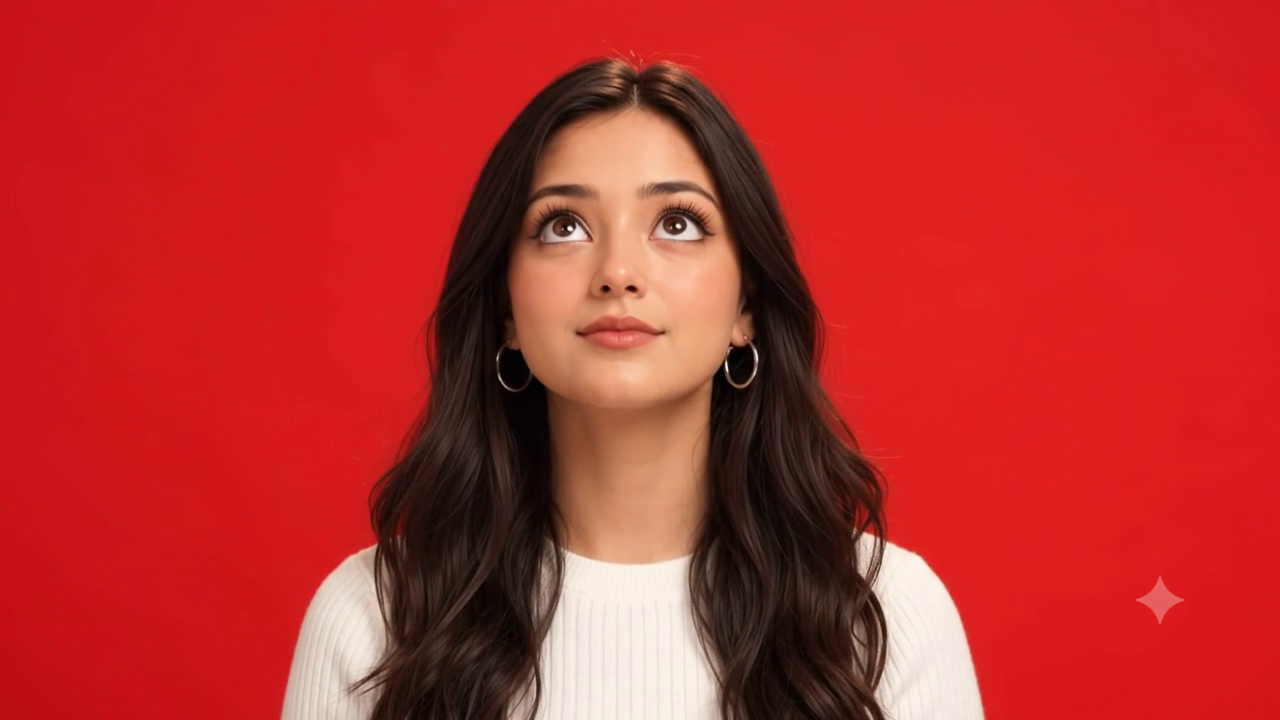
#> input picture frame 24 of public/character.mp4, 1280 x 720 px
$ python inspect_video.py
#> lines starting #> are read from the running program, lines starting #| are printed output that depends on the picture
import cv2
import os
import numpy as np
from PIL import Image

video_path = "public/character.mp4"
cap = cv2.VideoCapture(video_path)

if not cap.isOpened():
    print("Error opening video")
    exit(1)

fps = cap.get(cv2.CAP_PROP_FPS)
total_frames = int(cap.get(cv2.CAP_PROP_FRAME_COUNT))
width = int(cap.get(cv2.CAP_PROP_FRAME_WIDTH))
height = int(cap.get(cv2.CAP_PROP_FRAME_HEIGHT))
duration = total_frames / fps if fps > 0 else 0

print(f"Video specs: {width}x{height}, FPS: {fps}, Total Frames: {total_frames}, Duration: {duration:.2f}s")

# Check background color on frame 0 at top-left corner
ret, frame = cap.read()
#> frame is the input picture: shape (720, 1280, 3); mean B, G, R 43.6, 46.6, 186.4
if ret:
    # Corner sample (top 20x20 pixels)
    top_left = frame[0:20, 0:20]
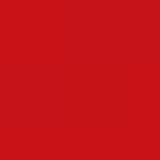
#> top_left: shape (20, 20, 3) (shown 8 times larger); mean B, G, R 23.8, 18.6, 198.9
    # BGR to RGB
    avg_bgr = np.mean(top_left, axis=(0, 1))
#> avg_bgr = [23.8, 18.56, 198.9]
    avg_rgb = [int(avg_bgr[2]), int(avg_bgr[1]), int(avg_bgr[0])]
#> avg_rgb = [198, 18, 23]
    hex_color = f"#{avg_rgb[0]:02x}{avg_rgb[1]:02x}{avg_rgb[2]:02x}"
#> hex_color = '#c61217'
    print(f"Sampled Background Color (RGB): {avg_rgb} -> HEX: {hex_color}")
#| Sampled Background Color (RGB): [198, 18, 23] -> HEX: #c61217

cap.release()
